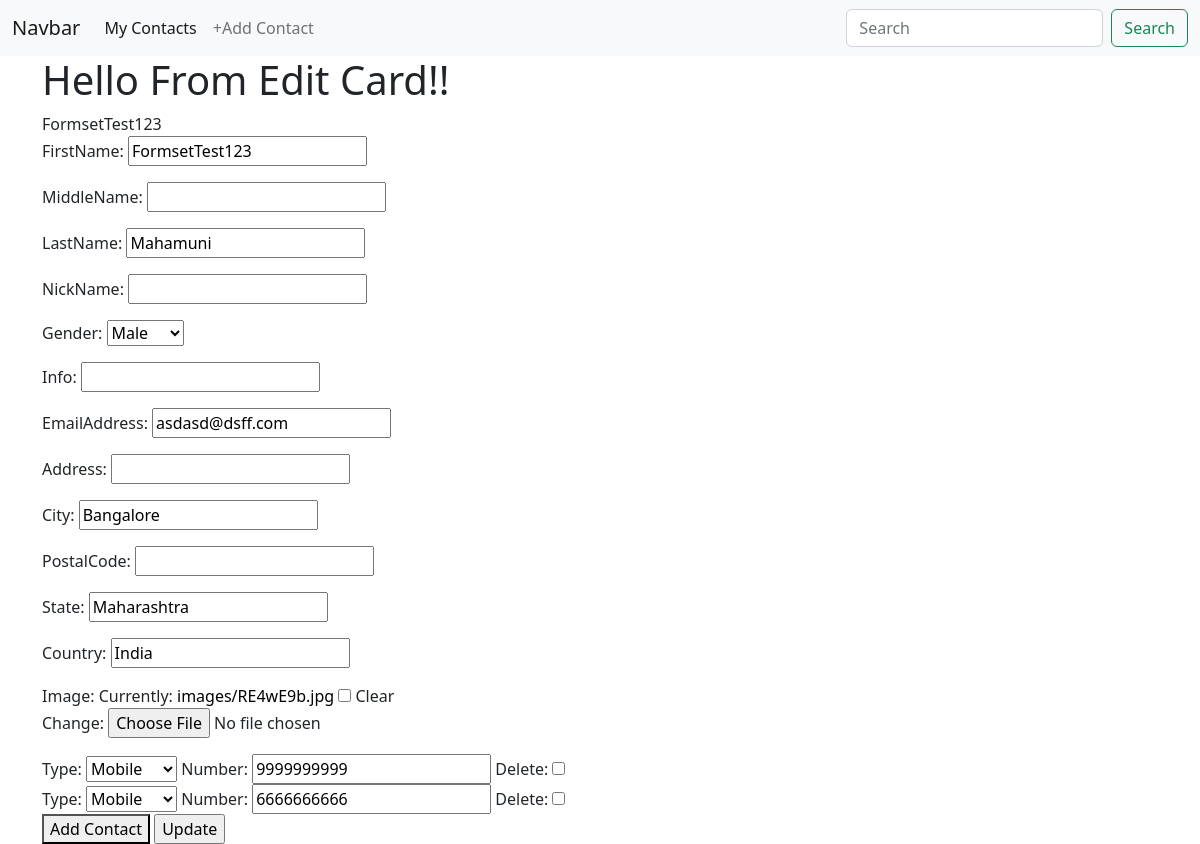
Page /edit/12 (signed in) on the earlier database version.
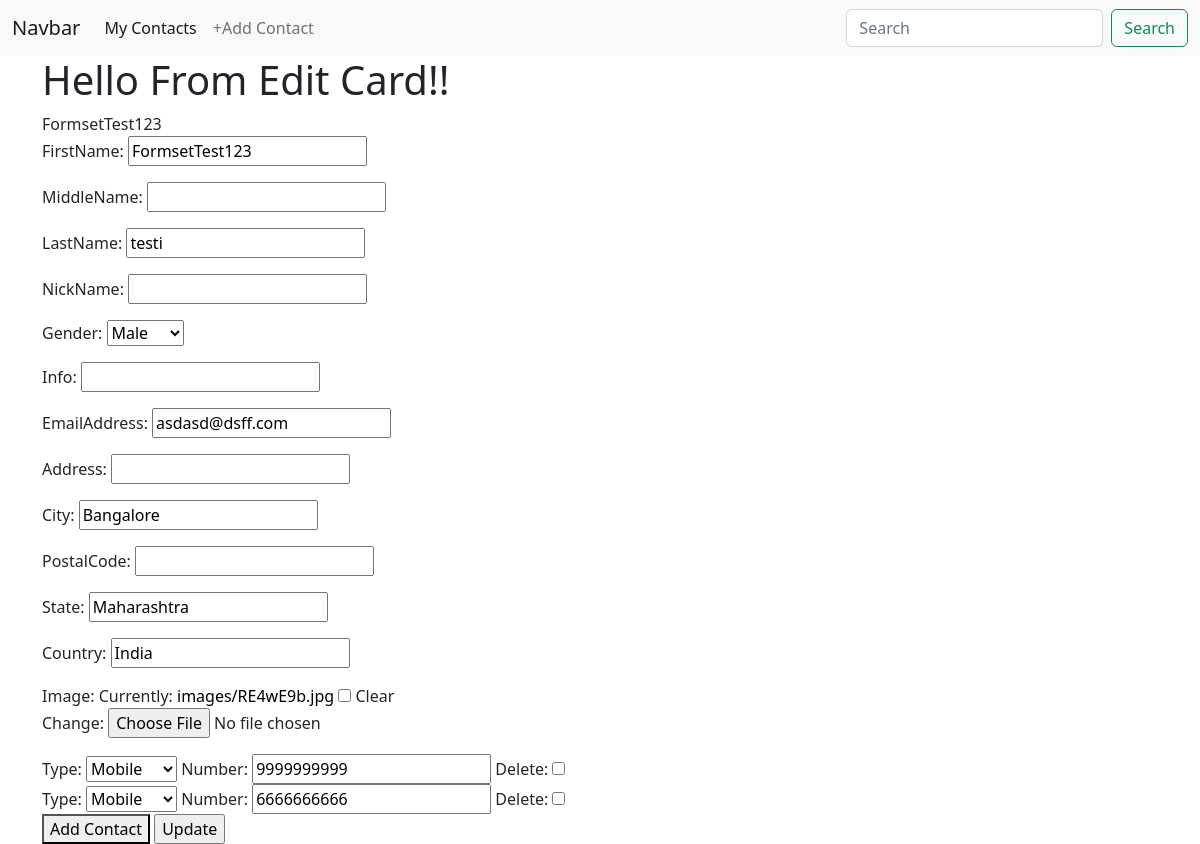
Same page on the later database version.
### cards/models.py (models this page shows, shortened)
class Card(models.Model):
    user = models.ForeignKey(User, on_delete = models.CASCADE)
    firstName = models.CharField(max_length = 200)
    middleName = models.CharField(max_length = 200, null=True, blank=True)
    lastName = models.CharField(max_length = 200)
    nickName = models.CharField(max_length = 200, null=True, blank=True)
    gender = models.CharField(max_length=50, choices=(
        ('Male', 'Male'),
        ('Female', 'Female')
    ))
    info = models.CharField(max_length=30, null=True, blank=True)
    emailAddress = models.EmailField(max_length = 200, null=True, blank=True)
    Address	= models.CharField(max_length = 256, null=True, blank=True)
    City = models.CharField(max_length = 200, null=True, blank=True)
    postalCode = models.IntegerField(null=True, blank=True)
    State = models.CharField(max_length = 200, null=True, blank=True)
    Country = models.CharField(max_length = 200, null=True, blank=True, default = "India")
    image = models.ImageField(upload_to='images/', null=True, blank = True)
    date_added = models.DateTimeField(default=datetime.now)
    class Meta:
        ordering = ['-id']
    class Meta:
        ordering = ['-id']

### cards/views.py (the view, shortened to what this page needs)
# urls.py: path('edit/<id>', views.editCard, name="editCard"),
def editCard(request, id):
    card = get_object_or_404(Card, id=id)
    form = CardForm(instance = card)
    q = Contact.objects.filter(user=request.user, card=card)
    contactFormset = modelformset_factory(Contact, form=ContactForm, extra=0, can_delete=True)
    formset = contactFormset(queryset=q)
    context = {
        'card' : card,
        'form' : form,
        'formset' : formset
    }
    return render(request, 'cards/editCard.html', context)

### cards/forms.py
class CardForm(forms.ModelForm):
    class Meta:
        model = Card
        exclude = ('user', 'date_added')

### templates/cards/editCard.html (shortened to what this page needs)
{% extends 'base.html' %}
{% block bodyblock %}
        <h1>Hello From Edit Card!!</h1>
        {{card.firstName}}
        <form method="POST", enctype="multipart/form-data">
            {{ form.as_p }}
            <div id="contact-formset-list" >
                {% for form in formset %}
                    <div class="contact-formset">
                        {{ form }}
                    </div>
                {% endfor %}
            </div>
            <button id="add-contact" type="button">Add Contact</button>
            <input type="submit" value="Update">
        </form>
{% endblock bodyblock %}

Differences in the rows shown:
changed Card "FormsetTest123": lastName "Mahamuni" → "testi"
